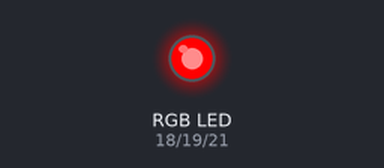
The program below on a simulated ESP32 board running MicroPython. On the bench: an RGB LED mixed from three pins (HIGH = lit). Dim RGB values are drawn brighter than linear.

Above: at 0.05 s.
At 2.0 s:
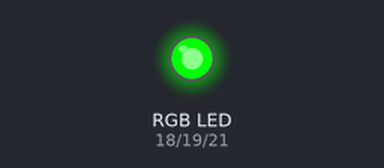
At 3.0 s:
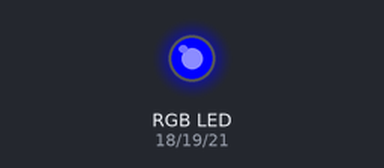
At 4.0 s:
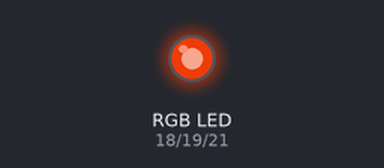
Timing chart, 0 to 5.2 s (numbered marks = the images above):
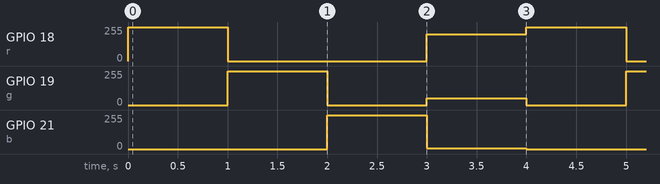

The program:

LAB01_EX02_ESP32.py
```python
from machine import Pin, PWM
import utime

r = PWM(Pin(18),duty=0)
g = PWM(Pin(19),duty=0)
b = PWM(Pin(21),duty=0)

while True:
    r.duty(1023)
    g.duty(0)
    b.duty(0)
    utime.sleep(1)
    r.duty(0)
    g.duty(1023)
    b.duty(0)
    utime.sleep(1)
    r.duty(0)
    g.duty(0)
    b.duty(1023)
    utime.sleep(1)
    r.duty(800)
    g.duty(200)
    b.duty(30)
    utime.sleep(1)
```

Measured:
- by itself, GPIO 18 (r): repeats every 4.0 s: 0/255 2.0 s, 199/255 1.0 s, 255/255 1.0 s
- by itself, GPIO 19 (g): repeats every 4.0 s: 0/255 1.0 s, 50/255 1.0 s, 0/255 1.0 s, 255/255 1.0 s
- by itself, GPIO 21 (b): repeats every 4.0 s: 7/255 1.0 s, 0/255 2.0 s, 255/255 1.0 s
